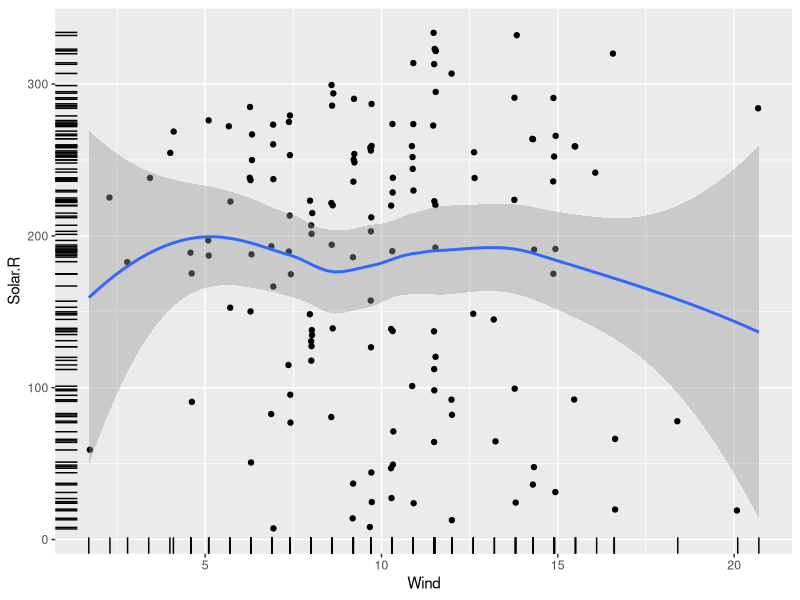
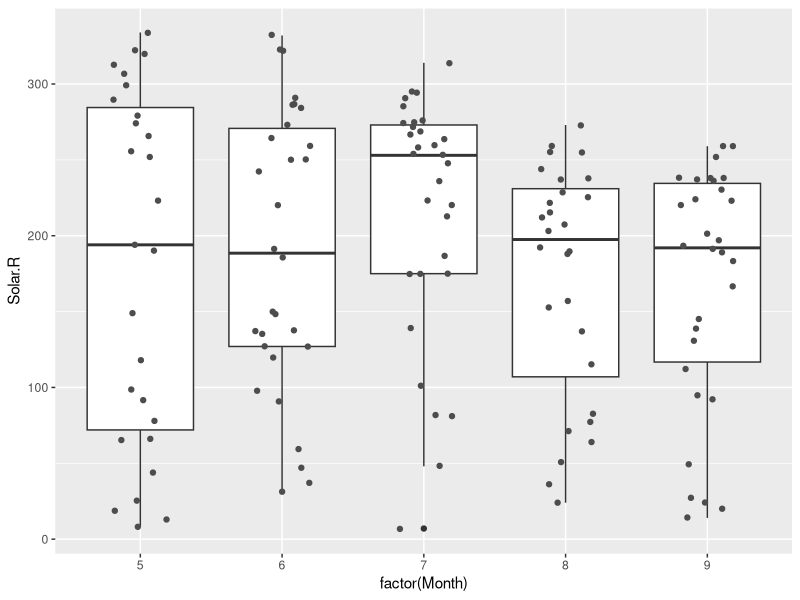
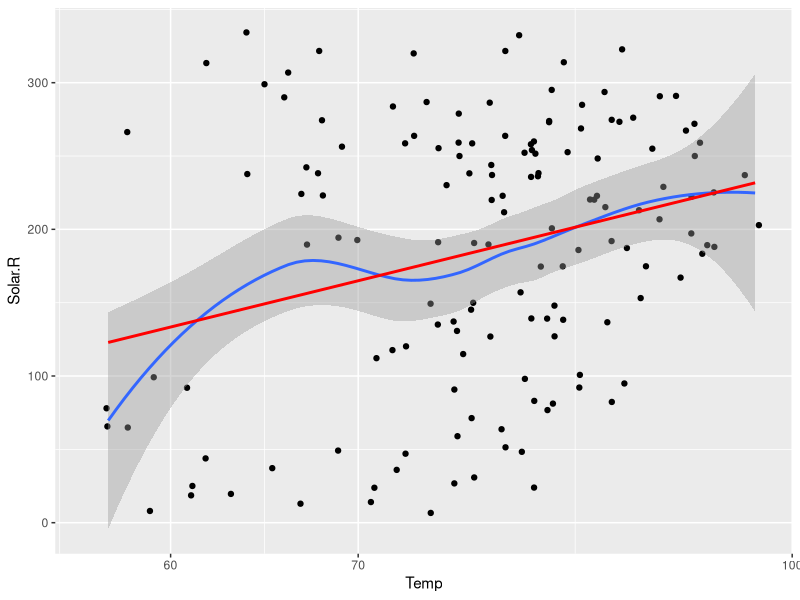
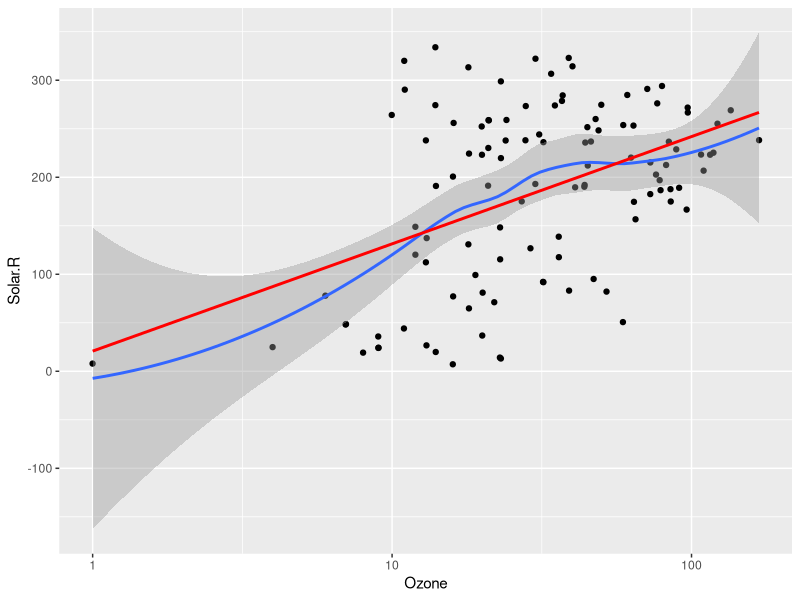

The R script that drew these images, in order: (Note: this script raises an error after producing the figures.)

library(dplyr)
library(tidyr)
library(ggplot2)

View(airquality)

airquality %>%
  ggplot(aes(x = Wind, y = Solar.R)) +
  geom_jitter() +
  geom_smooth() +
  geom_rug()

airquality %>%
  ggplot(aes(x = factor(Month), y = Solar.R)) +
  geom_boxplot() +
  geom_jitter(col = "grey30", width = .2)

#temperatura 
model_temp <- lm(Solar.R ~ Temp, data = airquality)
summary(model_temp)

airquality %>%
  ggplot(aes(x = Temp, y = Solar.R)) +
  geom_jitter() +
  geom_smooth(se = T) +
  geom_smooth(method = "lm", col = "red", se = F) +
  scale_x_log10()

#ozon
model_ozone <- lm(Solar.R ~ Ozone, data = airquality)
summary(model_ozone)

airquality %>%
  ggplot(aes(x = Ozone, y = Solar.R)) +
  geom_jitter() +
  geom_smooth(se = T) +
  geom_smooth(method = "lm", col = "red", se = F) +
  scale_x_log10()

#ozon log
model_logozone <- lm(Solar.R ~ log10(Ozone), data = airquality)
summary(model_logozone)

confs_logozone <- summary(model_logozone)#$######
  
#95%
confs_logozone[2,1] +
  qnorm(c(.005, .975)) * confs_logozone[2,2]

#99%
confs_logozone[2,1] +
  qnorm(c(.005, .995)) * confs_logozone[2,2]

windows()
plot(model_logozone)

#parametr przy log10(Ozone)
par_logozone_vect <- rep(NA, 10 ^ 5)

data <- airquality %>%
  mutate(log_ozone = log10(Ozone))
#....


#próba bootstrapowa




